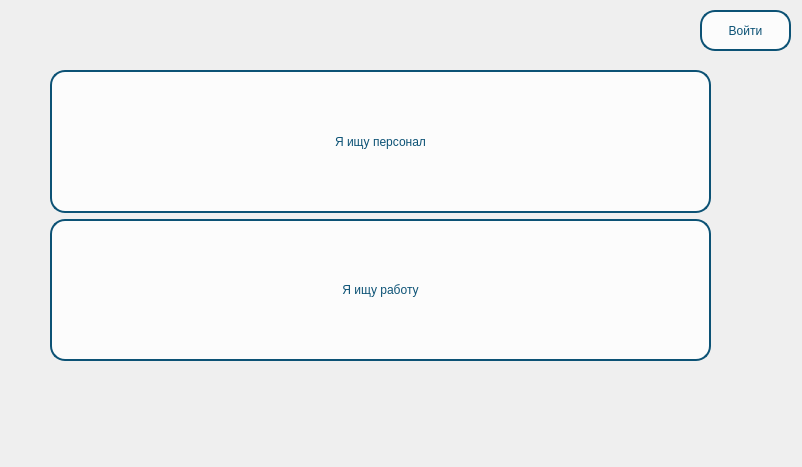
<?xml version="1.0" encoding="UTF-8"?>
<ui version="4.0">
 <class>MainWindow</class>
 <widget class="QMainWindow" name="MainWindow">
  <property name="geometry">
   <rect>
    <x>0</x>
    <y>0</y>
    <width>802</width>
    <height>467</height>
   </rect>
  </property>
  <property name="windowTitle">
   <string>MainWindow</string>
  </property>
  <widget class="QWidget" name="centralwidget">
   <property name="styleSheet">
    <string notr="true"/>
   </property>
   <widget class="QWidget" name="verticalLayoutWidget">
    <property name="geometry">
     <rect>
      <x>50</x>
      <y>70</y>
      <width>661</width>
      <height>291</height>
     </rect>
    </property>
    <layout class="QVBoxLayout" name="verticalLayout">
     <item>
      <widget class="QPushButton" name="employ_btn">
       <property name="sizePolicy">
        <sizepolicy hsizetype="Minimum" vsizetype="MinimumExpanding">
         <horstretch>0</horstretch>
         <verstretch>0</verstretch>
        </sizepolicy>
       </property>
       <property name="styleSheet">
        <string notr="true">QPushButton{
border-radius: 15px;
padding: 10px;
border: 2px solid rgba(12, 82, 117, 255);
background-color: rgba(255, 255, 255, 200);
color: rgba(12, 82, 117, 255);
}

QPushButton:hover{
background-color: rgba(110, 190, 230, 200);
}
QPushButton:pressed{
background-color: rgba(90, 176, 219, 200);
}</string>
       </property>
       <property name="text">
        <string>Я ищу персонал</string>
       </property>
      </widget>
     </item>
     <item>
      <widget class="QPushButton" name="work_btn">
       <property name="sizePolicy">
        <sizepolicy hsizetype="MinimumExpanding" vsizetype="MinimumExpanding">
         <horstretch>0</horstretch>
         <verstretch>0</verstretch>
        </sizepolicy>
       </property>
       <property name="styleSheet">
        <string notr="true">QPushButton{
border-radius: 15px;
padding: 10px;
border: 2px solid rgba(12, 82, 117, 255);
background-color: rgba(255, 255, 255, 200);
color: rgba(12, 82, 117, 255);
}

QPushButton:hover{
background-color: rgba(110, 190, 230, 200);
}
QPushButton:pressed{
background-color: rgba(90, 176, 219, 200);
}</string>
       </property>
       <property name="text">
        <string>Я ищу работу</string>
       </property>
      </widget>
     </item>
    </layout>
   </widget>
   <widget class="QPushButton" name="sign_btn">
    <property name="geometry">
     <rect>
      <x>700</x>
      <y>10</y>
      <width>91</width>
      <height>41</height>
     </rect>
    </property>
    <property name="styleSheet">
     <string notr="true">QPushButton{
border-radius: 15px;
padding: 10px;
border: 2px solid rgba(12, 82, 117, 255);
background-color: rgba(255, 255, 255, 200);
color: rgba(12, 82, 117, 255);
}

QPushButton:hover{
background-color: rgba(110, 190, 230, 200);
}
QPushButton:pressed{
background-color: rgba(90, 176, 219, 200);
}</string>
    </property>
    <property name="text">
     <string>Войти</string>
    </property>
   </widget>
   <widget class="QLabel" name="bg">
    <property name="geometry">
     <rect>
      <x>4</x>
      <y>5</y>
      <width>801</width>
      <height>461</height>
     </rect>
    </property>
    <property name="text">
     <string/>
    </property>
    <property name="pixmap">
     <pixmap>../Backgrounds/BG.jpg</pixmap>
    </property>
    <property name="scaledContents">
     <bool>true</bool>
    </property>
   </widget>
   <zorder>bg</zorder>
   <zorder>verticalLayoutWidget</zorder>
   <zorder>sign_btn</zorder>
  </widget>
 </widget>
 <resources/>
 <connections/>
</ui>
